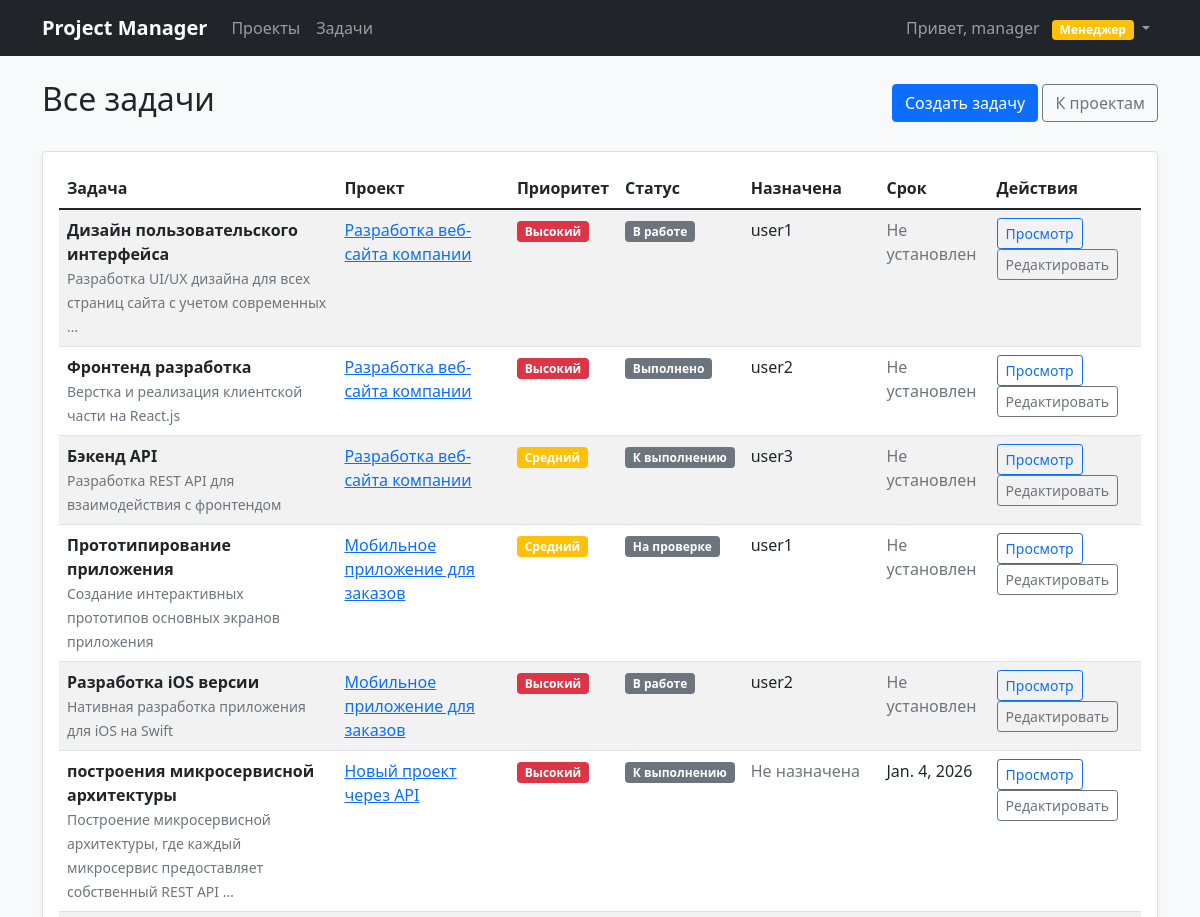
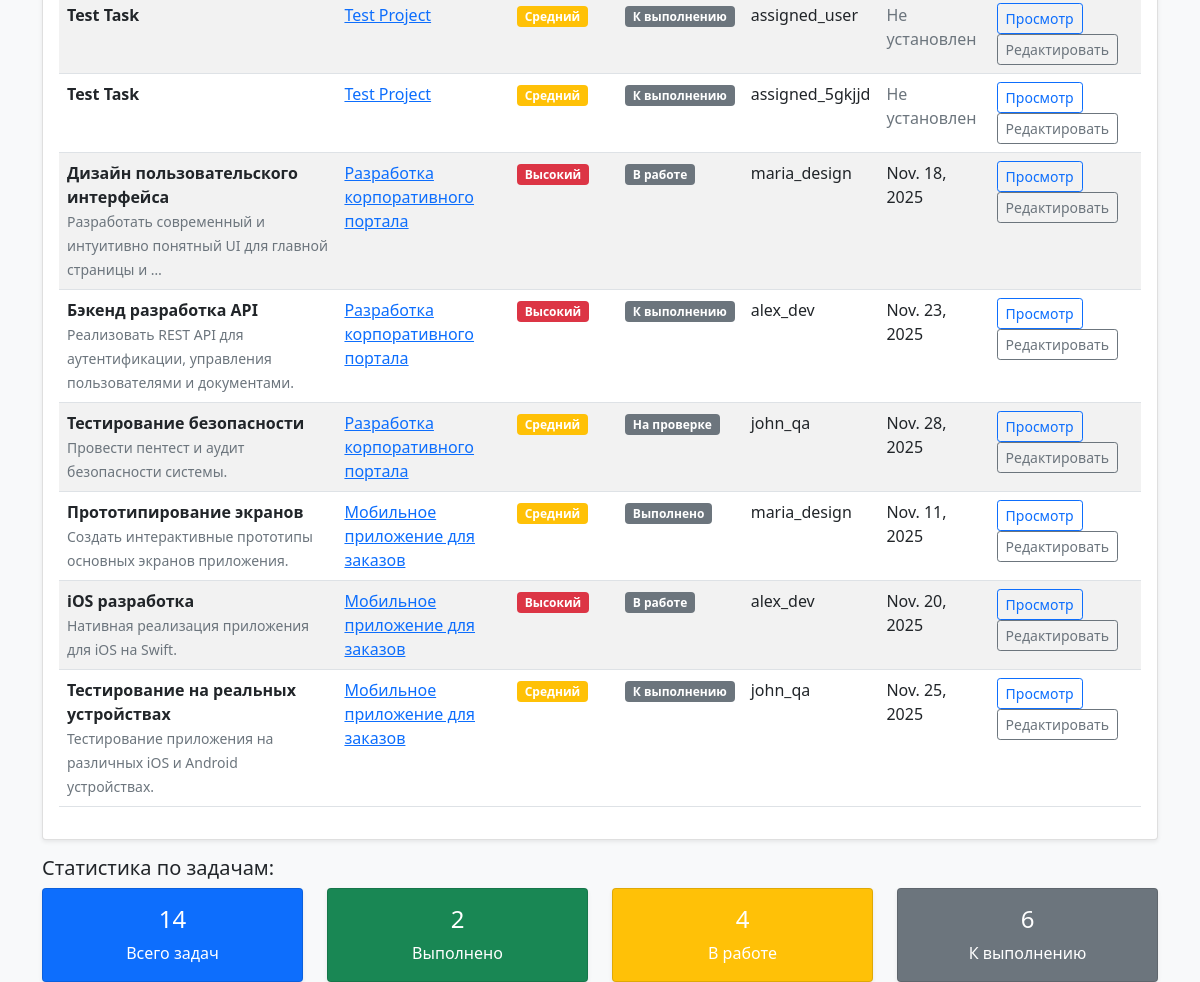
The page /projects/tasks/ (signed in) on the database its author committed (2 pictures, top to bottom).
### accounts/models.py (models this page shows, shortened)
class UserProfile(models.Model):
    ROLE_CHOICES = [
        ('admin', 'Администратор'),
        ('manager', 'Менеджер'),
        ('user', 'Пользователь'),
    ]
    user = models.OneToOneField(User, on_delete=models.CASCADE, verbose_name=_('Пользователь'))
    role = models.CharField(_('Роль'), max_length=10, choices=ROLE_CHOICES, default='user')
    created_at = models.DateTimeField(_('Дата создания'), auto_now_add=True)
    updated_at = models.DateTimeField(_('Дата обновления'), auto_now=True)
    def is_admin(self):
        return self.role == 'admin'
    def is_manager(self):
        return self.role == 'manager'
    def is_user(self):
        return self.role == 'user'
    class Meta:
        verbose_name = _('Профиль пользователя')
        verbose_name_plural = _('Профили пользователей')

### projects/models.py (models this page shows, shortened)
class Task(models.Model):
    PRIORITY_CHOICES = [
        ('low', 'Низкий'),
        ('medium', 'Средний'),
        ('high', 'Высокий'),
    ]
    STATUS_CHOICES = [
        ('todo', 'К выполнению'),
        ('in_progress', 'В работе'),
        ('review', 'На проверке'),
        ('done', 'Выполнено'),
    ]
    title = models.CharField(_('Название'), max_length=200)
    description = models.TextField(_('Описание'))
    project = models.ForeignKey(Project, on_delete=models.CASCADE, related_name='tasks', verbose_name=_('Проект'))
    assigned_to = models.ForeignKey(User, on_delete=models.SET_NULL, null=True, blank=True, related_name='assigned_tasks', verbose_name=_('Исполнитель'))
    priority = models.CharField(_('Приоритет'), max_length=10, choices=PRIORITY_CHOICES, default='medium')
    status = models.CharField(_('Статус'), max_length=15, choices=STATUS_CHOICES, default='todo')
    due_date = models.DateField(_('Срок выполнения'), null=True, blank=True)
    created_by = models.ForeignKey(User, on_delete=models.CASCADE, related_name='created_tasks', verbose_name=_('Создатель'))
    created_at = models.DateTimeField(_('Дата создания'), auto_now_add=True)
    updated_at = models.DateTimeField(_('Дата обновления'), auto_now=True)
    class Meta:
        verbose_name = _('Задача')
        verbose_name_plural = _('Задачи')

class Project(models.Model):
    STATUS_CHOICES = [
        ('active', 'Активный'),
        ('completed', 'Завершен'),
        ('on_hold', 'На паузе'),
    ]
    title = models.CharField(_('Название'), max_length=200)
    description = models.TextField(_('Описание'))
    status = models.CharField(_('Статус'), max_length=10, choices=STATUS_CHOICES, default='active')
    created_by = models.ForeignKey(User, on_delete=models.CASCADE, related_name='created_projects', verbose_name=_('Создатель'))
    created_at = models.DateTimeField(_('Дата создания'), auto_now_add=True)
    updated_at = models.DateTimeField(_('Дата обновления'), auto_now=True)
    class Meta:
        verbose_name = _('Проект')
        verbose_name_plural = _('Проекты')
        permissions = [
            ("can_delete_project", "Can delete project"),
        ]

### projects/views.py (the view)
# urls.py: path('tasks/', views.task_list, name='task_list'),
@login_required
def task_list(request):
    tasks = Task.objects.all()
    tasks_done_count = tasks.filter(status='done').count()
    tasks_in_progress_count = tasks.filter(status='in_progress').count()
    tasks_todo_count = tasks.filter(status='todo').count()
    return render(request, 'tasks/task_list.html', {
        'tasks': tasks,
        'tasks_done_count': tasks_done_count,
        'tasks_in_progress_count': tasks_in_progress_count,
        'tasks_todo_count': tasks_todo_count,
    })

### templates/tasks/task_list.html (shortened to what this page needs)
{% extends 'base.html' %}
{% block content %}
<div class="d-flex justify-content-between align-items-center mb-4">
    <h2>Все задачи</h2>
    {% if user.userprofile.is_manager or user.userprofile.is_admin %}
    <div>
        <a href="{% url 'task_create' %}" class="btn btn-primary">Создать задачу</a>
        <a href="{% url 'project_list' %}" class="btn btn-outline-secondary">К проектам</a>
    </div>
    {% endif %}
</div>
<div class="card">
    <div class="card-body">
        <div class="table-responsive">
            <table class="table table-striped">
                <thead>
                    <tr>
                        <th>Задача</th>
                        <th>Проект</th>
                        <th>Приоритет</th>
                        <th>Статус</th>
                        <th>Назначена</th>
                        <th>Срок</th>
                        <th>Действия</th>
                    </tr>
                </thead>
                <tbody>
                    {% for task in tasks %}
                    <tr>
                        <td>
                            <strong>{{ task.title }}</strong>
                            <br>
                            <small class="text-muted">{{ task.description|truncatewords:10 }}</small>
                        </td>
                        <td>
                            <a href="{% url 'project_detail' task.project.pk %}">
                                {{ task.project.title }}
                            </a>
                        </td>
                        <td>
                            <span class="badge bg-{% if task.priority == 'high' %}danger{% elif task.priority == 'medium' %}warning{% else %}info{% endif %}">
                                {{ task.get_priority_display }}
                            </span>
                        </td>
                        <td>
                            <span class="badge bg-secondary">{{ task.get_status_display }}</span>
                        </td>
                        <td>
                            {% if task.assigned_to %}
                                {{ task.assigned_to.username }}
                            {% else %}
                                <span class="text-muted">Не назначена</span>
                            {% endif %}
                        </td>
                        <td>
                            {% if task.due_date %}
                                {{ task.due_date }}
                            {% else %}
                                <span class="text-muted">Не установлен</span>
                            {% endif %}
                        </td>
                        <td>
                            <a href="{% url 'task_detail' task.pk %}" class="btn btn-sm btn-outline-primary">Просмотр</a>
                            {% if user.userprofile.is_manager or user.userprofile.is_admin %}
                            <a href="{% url 'task_update' task.pk %}" class="btn btn-sm btn-outline-secondary">Редактировать</a>
                            {% endif %}
                        </td>
                    </tr>
                    {% empty %}
                    <tr>
                        <td colspan="7" class="text-center py-4">
                            <div class="alert alert-info mb-0">Задачи еще не созданы.</div>
                        </td>
                    </tr>
                    {% endfor %}
                </tbody>
            </table>
        </div>
    </div>
</div>
{% if tasks %}
<div class="mt-3">
    <h5>Статистика по задачам:</h5>
    <div class="row">
        <div class="col-md-3">
            <div class="card text-white bg-primary">
                <div class="card-body text-center">
                    <h4>{{ tasks.count }}</h4>
                    <p class="mb-0">Всего задач</p>
                </div>
            </div>
        </div>
        <div class="col-md-3">
            <div class="card text-white bg-success">
                <div class="card-body text-center">
                    <h4>{{ tasks_done_count }}</h4>
                    <p class="mb-0">Выполнено</p>
                </div>
            </div>
        </div>
        <div class="col-md-3">
            <div class="card text-white bg-warning">
                <div class="card-body text-center">
                    <h4>{{ tasks_in_progress_count }}</h4>
                    <p class="mb-0">В работе</p>
                </div>
            </div>
        </div>
        <div class="col-md-3">
            <div class="card text-white bg-secondary">
                <div class="card-body text-center">
                    <h4>{{ tasks_todo_count }}</h4>
                    <p class="mb-0">К выполнению</p>
                </div>
            </div>
        </div>
    </div>
</div>
{% endif %}
{% endblock %}

### templates/base.html (shortened to what this page needs)
<!DOCTYPE html>
<html lang="ru">
<head>
    <link href="https://cdn.jsdelivr.net/npm/bootstrap@5.1.3/dist/css/bootstrap.min.css" rel="stylesheet">
    {% load static %}
    <link href="{% static 'css/style.css' %}" rel="stylesheet">
</head>
<body>
    <nav class="navbar navbar-expand-lg navbar-dark bg-dark">
        <div class="container">
            <a class="navbar-brand" href="{% url 'home' %}">Project Manager</a>
            <div class="collapse navbar-collapse" id="navbarNav">
                <ul class="navbar-nav me-auto">
                     {% if user.is_authenticated %}
                     <li class="nav-item">
                         <a class="nav-link" href="{% url 'project_list' %}">Проекты</a>
                    </li>
                     <li class="nav-item">
                        <a class="nav-link" href="{% url 'task_list' %}">Задачи</a>
                    </li>
                     {% endif %}
                </ul>
                <div class="navbar-nav ms-auto">
                    {% if user.is_authenticated %}
                    <li class="nav-item dropdown">
                        <a class="nav-link dropdown-toggle" href="#" id="navbarDropdown" role="button" data-bs-toggle="dropdown">
                            <span class="me-2">Привет, {{ user.username }}</span>
                            <span class="badge
                                {% if user.userprofile.role == 'admin' %}bg-danger
                                {% elif user.userprofile.role == 'manager' %}bg-warning
                                {% else %}bg-secondary{% endif %}">
                                {{ user.userprofile.get_role_display }}
                            </span>
                        </a>
                    </li>
                    {% else %}
                    <a class="nav-link" href="{% url 'login' %}">Войти</a>
                    <a class="nav-link" href="{% url 'register' %}">Регистрация</a>
                    {% endif %}
                </div>
            </div>
        </div>
    </nav>
    <div class="container mt-4 fade-in">
        {% block content %}
        {% endblock %}
    </div>
</body>
</html>

### static/css/style.css (style rules this page uses)
body { background-color: #f8f9fa; }
.navbar-brand { font-weight: bold; }
.card { box-shadow: 0 0.125rem 0.25rem rgba(0, 0, 0, 0.075); border: 1px solid rgba(0, 0, 0, 0.125); }
.table th { border-top: none; font-weight: 600; }
.badge { font-size: 0.75em; }
.fade-in { animation: fadeIn 0.5s; }

### rows shown on the page
Task: title "Дизайн пользовательского интерфейса", description "Разработка UI/UX дизайна для всех страниц сайта с учетом современных …", project "Разработка веб-сайта компании", priority "Высокий", status "В работе", assigned_to.username "user1", shows "Не установлен"
Task: title "Фронтенд разработка", description "Верстка и реализация клиентской части на React.js", project "Разработка веб-сайта компании", priority "Высокий", status "Выполнено", assigned_to.username "user2", shows "Не установлен"
Task: title "Бэкенд API", description "Разработка REST API для взаимодействия с фронтендом", project "Разработка веб-сайта компании", priority "Средний", status "К выполнению", assigned_to.username "user3", shows "Не установлен"
Task: title "Прототипирование приложения", description "Создание интерактивных прототипов основных экранов приложения", project "Мобильное приложение для заказов", priority "Средний", status "На проверке", assigned_to.username "user1", shows "Не установлен"
Task: title "Разработка iOS версии", description "Нативная разработка приложения для iOS на Swift", project "Мобильное приложение для заказов", priority "Высокий", status "В работе", assigned_to.username "user2", shows "Не установлен"
Task: title "построения микросервисной архитектуры", description "Построение микросервисной архитектуры, где каждый микросервис предоставляет собственный REST API …", project "Новый проект через API", priority "Высокий", status "К выполнению", shows "Не назначена", due_date "Jan. 4, 2026"
Task: title "Test Task", project "Test Project", priority "Средний", status "К выполнению", assigned_to.username "assigned_user", shows "Не установлен"
Task: title "Test Task", project "Test Project", priority "Средний", status "К выполнению", assigned_to.username "assigned_5gkjjd", shows "Не установлен"
Task: title "Дизайн пользовательского интерфейса", description "Разработать современный и интуитивно понятный UI для главной страницы и …", project "Разработка корпоративного портала", priority "Высокий", status "В работе", assigned_to.username "maria_design", due_date "Nov. 18, 2025"
Task: title "Бэкенд разработка API", description "Реализовать REST API для аутентификации, управления пользователями и документами.", project "Разработка корпоративного портала", priority "Высокий", status "К выполнению", assigned_to.username "alex_dev", due_date "Nov. 23, 2025"
Task: title "Тестирование безопасности", description "Провести пентест и аудит безопасности системы.", project "Разработка корпоративного портала", priority "Средний", status "На проверке", assigned_to.username "john_qa", due_date "Nov. 28, 2025"
Task: title "Прототипирование экранов", description "Создать интерактивные прототипы основных экранов приложения.", project "Мобильное приложение для заказов", priority "Средний", status "Выполнено", assigned_to.username "maria_design", due_date "Nov. 11, 2025"
Task: title "iOS разработка", description "Нативная реализация приложения для iOS на Swift.", project "Мобильное приложение для заказов", priority "Высокий", status "В работе", assigned_to.username "alex_dev", due_date "Nov. 20, 2025"
Task: title "Тестирование на реальных устройствах", description "Тестирование приложения на различных iOS и Android устройствах.", project "Мобильное приложение для заказов", priority "Средний", status "К выполнению", assigned_to.username "john_qa", due_date "Nov. 25, 2025"

### other values the page prints
{{ user.username }} "manager"
{{ user.userprofile.get_role_display }} "Менеджер"
{{ tasks.count }} "14"
{{ tasks_done_count }} "2"
{{ tasks_in_progress_count }} "4"
{{ tasks_todo_count }} "6"
